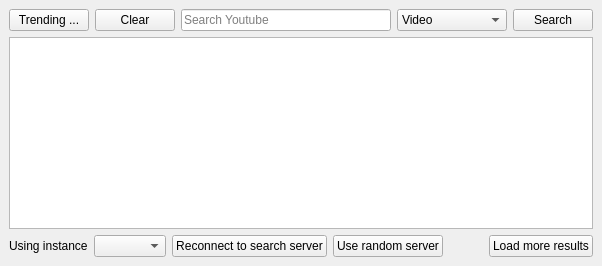
      <widget class="QWidget" name="ytSearchTab">
       <attribute name="icon">
        <iconset resource="icons.qrc">
         <normaloff>:/icons/youtube.png</normaloff>:/icons/youtube.png</iconset>
       </attribute>
       <attribute name="title">
        <string>Youtube Search</string>
       </attribute>
       <layout class="QVBoxLayout" name="verticalLayout_14">
        <property name="leftMargin">
         <number>0</number>
        </property>
        <property name="topMargin">
         <number>0</number>
        </property>
        <property name="rightMargin">
         <number>0</number>
        </property>
        <property name="bottomMargin">
         <number>0</number>
        </property>
        <item>
         <widget class="QWidget" name="ytWidget" native="true">
          <layout class="QVBoxLayout" name="verticalLayout_15">
           <item>
            <layout class="QHBoxLayout" name="horizontalLayout_8">
             <item>
              <widget class="QPushButton" name="ytSearchLoadTrending">
               <property name="text">
                <string>Trending ...</string>
               </property>
               <property name="icon">
                <iconset resource="icons.qrc">
                 <normaloff>:/icons/up.png</normaloff>:/icons/up.png</iconset>
               </property>
               <property name="iconSize">
                <size>
                 <width>22</width>
                 <height>22</height>
                </size>
               </property>
              </widget>
             </item>
             <item>
              <widget class="QPushButton" name="ytSearchClear">
               <property name="text">
                <string>Clear</string>
               </property>
               <property name="icon">
                <iconset resource="icons.qrc">
                 <normaloff>:/icons/recycle_bin.png</normaloff>:/icons/recycle_bin.png</iconset>
               </property>
               <property name="iconSize">
                <size>
                 <width>22</width>
                 <height>22</height>
                </size>
               </property>
              </widget>
             </item>
             <item>
              <widget class="QLineEdit" name="ytSearchLineEdit">
               <property name="placeholderText">
                <string>Search Youtube</string>
               </property>
               <property name="clearButtonEnabled">
                <bool>true</bool>
               </property>
              </widget>
             </item>
             <item>
              <widget class="QComboBox" name="ytSearchSearchTypeComboBox">
               <property name="minimumSize">
                <size>
                 <width>110</width>
                 <height>0</height>
                </size>
               </property>
               <item>
                <property name="text">
                 <string>Video</string>
                </property>
                <property name="icon">
                 <iconset resource="icons.qrc">
                  <normaloff>:/icons/video.png</normaloff>:/icons/video.png</iconset>
                </property>
               </item>
               <item>
                <property name="text">
                 <string>Playlist</string>
                </property>
                <property name="icon">
                 <iconset resource="icons.qrc">
                  <normaloff>:/icons/menu2.png</normaloff>:/icons/menu2.png</iconset>
                </property>
               </item>
              </widget>
             </item>
             <item>
              <widget class="QPushButton" name="ytSearchButton">
               <property name="text">
                <string>Search</string>
               </property>
               <property name="icon">
                <iconset resource="icons.qrc">
                 <normaloff>:/icons/search.png</normaloff>:/icons/search.png</iconset>
               </property>
               <property name="iconSize">
                <size>
                 <width>22</width>
                 <height>22</height>
                </size>
               </property>
              </widget>
             </item>
            </layout>
           </item>
           <item>
            <widget class="QListWidget" name="ytSearchResultsListWidget">
             <property name="verticalScrollMode">
              <enum>QAbstractItemView::ScrollPerPixel</enum>
             </property>
             <property name="spacing">
              <number>4</number>
             </property>
            </widget>
           </item>
           <item>
            <layout class="QHBoxLayout" name="horizontalLayout_12">
             <property name="topMargin">
              <number>0</number>
             </property>
             <property name="rightMargin">
              <number>0</number>
             </property>
             <item>
              <widget class="QWidget" name="ytSearchInstanceWidget" native="true">
               <property name="minimumSize">
                <size>
                 <width>0</width>
                 <height>0</height>
                </size>
               </property>
               <layout class="QHBoxLayout" name="horizontalLayout_11">
                <property name="leftMargin">
                 <number>0</number>
                </property>
                <property name="topMargin">
                 <number>0</number>
                </property>
                <property name="rightMargin">
                 <number>0</number>
                </property>
                <property name="bottomMargin">
                 <number>0</number>
                </property>
                <item>
                 <widget class="QLabel" name="label_4">
                  <property name="text">
                   <string>Using instance</string>
                  </property>
                 </widget>
                </item>
                <item>
                 <widget class="QComboBox" name="ytSearchInstancesCombo">
                  <property name="sizeAdjustPolicy">
                   <enum>QComboBox::AdjustToContents</enum>
                  </property>
                 </widget>
                </item>
               </layout>
              </widget>
             </item>
             <item>
              <widget class="QPushButton" name="ytSearchGetInstances">
               <property name="toolTip">
                <string>Click if search is not working</string>
               </property>
               <property name="text">
                <string>Reconnect to search server</string>
               </property>
               <property name="icon">
                <iconset resource="icons.qrc">
                 <normaloff>:/icons/link.png</normaloff>:/icons/link.png</iconset>
               </property>
               <property name="iconSize">
                <size>
                 <width>22</width>
                 <height>22</height>
                </size>
               </property>
              </widget>
             </item>
             <item>
              <widget class="QPushButton" name="ytSearchSwitchInstance">
               <property name="toolTip">
                <string>Click if results are not showing up</string>
               </property>
               <property name="text">
                <string>Use random server</string>
               </property>
               <property name="icon">
                <iconset resource="icons.qrc">
                 <normaloff>:/icons/database_active.png</normaloff>:/icons/database_active.png</iconset>
               </property>
               <property name="iconSize">
                <size>
                 <width>22</width>
                 <height>22</height>
                </size>
               </property>
              </widget>
             </item>
             <item>
              <spacer name="horizontalSpacer_7">
               <property name="orientation">
                <enum>Qt::Horizontal</enum>
               </property>
               <property name="sizeHint" stdset="0">
                <size>
                 <width>40</width>
                 <height>20</height>
                </size>
               </property>
              </spacer>
             </item>
             <item>
              <widget class="QPushButton" name="ytSearchLoadMore">
               <property name="toolTip">
                <string>Load results from next page</string>
               </property>
               <property name="text">
                <string>Load more results</string>
               </property>
               <property name="icon">
                <iconset resource="icons.qrc">
                 <normaloff>:/icons/next.png</normaloff>:/icons/next.png</iconset>
               </property>
               <property name="iconSize">
                <size>
                 <width>22</width>
                 <height>22</height>
                </size>
               </property>
              </widget>
             </item>
            </layout>
           </item>
          </layout>
         </widget>
        </item>
       </layout>
      </widget>
